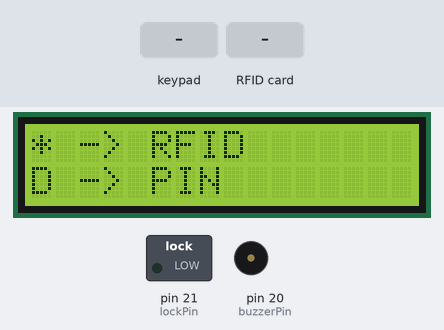
This sketch was run on a simulated Arduino Mega 2560, built with avr-gcc and run on an emulated ATmega2560. On the bench: 16×2 character LCD, switched loads named in the sketch (green lamp = pin HIGH), buzzer (waves = sounding). Inputs (shaded band) come from the test bench. The modem accepts every AT command (registered, SIM ready, sends succeed) and sends nothing else; pins used as bus, display or sensor lines are not drawn.

Above: at 1.5 s.
1.6 s: keypad keys 1 2 3 4 D pressed 0.4 s apart
At 4.0 s:
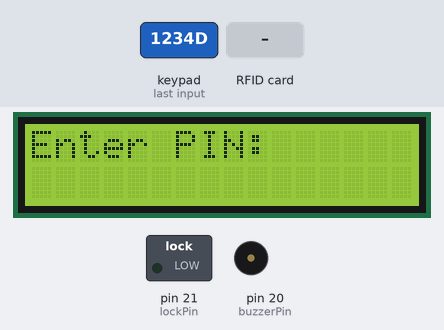
6.6 s: key 'A' pressed
At 6.75 s:
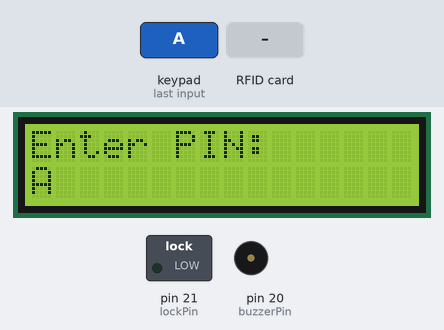
8.4 s: keypad keys 1 2 3 4 * pressed 0.4 s apart
At 9.9 s:
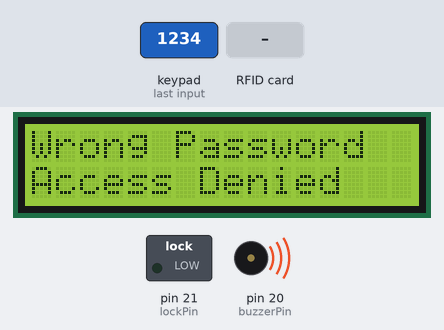
11.9 s: RFID card E2 C5 78 19 held to the reader
At 14.7 s:
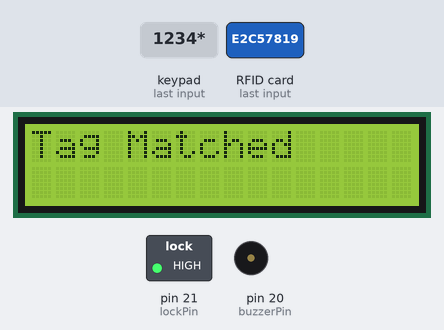
14.9 s: key '*' pressed
17.9 s: RFID card 5E 7A 19 C4 held to the reader
At 19.9 s:
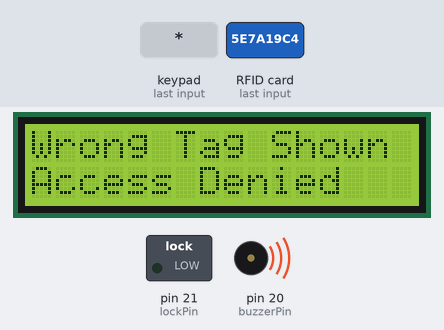
Timing chart, 0 to 21.9 s (numbered marks = the images above; inputs shaded):
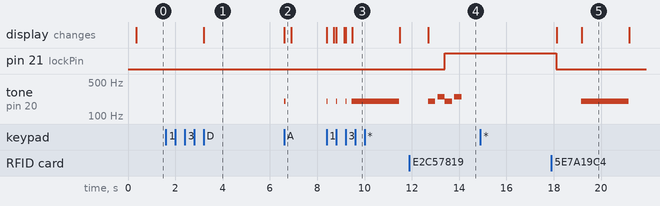

The sketch:

DigitalLocker.ino
```cpp
// Include required libraries
#include <MFRC522.h>
#include <LiquidCrystal.h>
#include <Keypad.h>
#include <SoftwareSerial.h>
#include <SPI.h>

// Create instances
SoftwareSerial SIM(15,14); // SoftwareSerial SIM800c(Tx, Rx)
MFRC522 mfrc522(53,16); // MFRC522 mfrc522(SS_PIN, RST_PIN)
LiquidCrystal lcd(13, 12, 11, 10, 9, 8);

// Initialize Pins for led's, servo and buzzer

constexpr uint8_t lockPin = 21;
constexpr uint8_t buzzerPin = 20;

char initial_password[4] = {'1', '2', '3', '4'};  // Variable to store initial password
String tagUID = "E2 C5 78 19";  // String to store UID of tag. Change it with your tag's UID
char password[4];   // Variable to store users password
boolean RFIDMode;
boolean PwMode;
boolean NormalMode = false; // boolean to change modes
char key_pressed = 0; // Variable to store incoming keys
uint8_t i = 0;  // Variable used for counter

// defining how many rows and columns our keypad have
const byte rows = 4;
const byte columns = 4;

// Keypad pin map
char hexaKeys[rows][columns] = {
  {'1', '2', '3', 'A'},
  {'4', '5', '6', 'B'},
  {'7', '8', '9', 'C'},
  {'*', '0', '#', 'D'}
};

// Initializing pins for keypad
byte row_pins[rows] = {7, 6, 5, 4};
byte column_pins[columns] = {3, 2, 1, 0};

// Create instance for keypad
Keypad keypad_key = Keypad( makeKeymap(hexaKeys), row_pins, column_pins, rows, columns);

void setup() {
  // Arduino Pin configuration
  pinMode(buzzerPin, OUTPUT);
  pinMode(lockPin, OUTPUT);

  lcd.begin(16,2);   // LCD screen
  SPI.begin();      // Init SPI bus
  mfrc522.PCD_Init();   // Init MFRC522
  SIM.begin(9600);   // Arduino communicates with SIM800C GSM shield at a baud rate of 9600

  // AT command to set SIM to SMS mode
  SIM.print("AT+CMGF=1\r");
  delay(100);
  // Set module to send SMS data to serial out upon receipt
  SIM.print("AT+CNMI=2,2,0,0,0\r");
  delay(100);
  lcd.clear(); // Clear LCD screen
    lcd.setCursor(0, 0);
      lcd.print("* -> RFID");
      lcd.setCursor(0, 1);
      lcd.print("D -> PIN");
}

void loop() {

  if (NormalMode == false) {
    receive_message();
    key_pressed = keypad_key.getKey();
    if(key_pressed == '*')
    {RFIDMode = true;
    NormalMode = true;}
    else if(key_pressed == 'D')
    {PwMode = true;
    NormalMode = true;}
  }

  else if (NormalMode == true) {
    // System will first look for mode
    if (RFIDMode == true) {
      // Function to receive message
      receive_message();

      lcd.setCursor(0, 0);
      lcd.print("   Door Lock");
      lcd.setCursor(0, 1);
      lcd.print(" Scan Your Tag ");

      // Look for new cards
      if ( ! mfrc522.PICC_IsNewCardPresent()) {
        return;
      }

      // Select one of the cards
      if ( ! mfrc522.PICC_ReadCardSerial()) {
        return;
      }

      //Reading from the card
      String tag = "";
      for (byte j = 0; j < mfrc522.uid.size; j++)
      {
        tag.concat(String(mfrc522.uid.uidByte[j] < 0x10 ? " 0" : " "));
        tag.concat(String(mfrc522.uid.uidByte[j], HEX));
      }
      tag.toUpperCase();

      //Checking the card
      if (tag.substring(1) == tagUID)
      {
        lcd.clear();
        lcd.print("Tag Matched");
        tone(buzzerPin,200);
        delay(300);
        noTone(buzzerPin);
        delay(100);
        tone(buzzerPin,250);
        delay(300);
        noTone(buzzerPin);
        unlock();
      }

      else
      {
        // If UID of tag is not matched.
        lcd.clear();
        lcd.setCursor(0, 0);
        lcd.print("Wrong Tag Shown");
        lcd.setCursor(0, 1);
        lcd.print("Access Denied");
        tone(buzzerPin,200);
        send_message("Someone Tried with the wrong tag \nType 'close' to halt the system.");
        delay(500);
        noTone(buzzerPin);
        lock();
      }
    }

    if (PwMode == true) {
      lcd.clear();
        lcd.setCursor(0, 0);
        lcd.print("Enter PIN:");
        lcd.setCursor(0, 1);
      key_pressed = keypad_key.getKey(); // Storing keys
      if (key_pressed)
      {
        password[i++] = key_pressed; // Storing in password variable
        lcd.print(key_pressed);
        tone(buzzerPin,200);
        delay(50);
        noTone(buzzerPin);
      }
      if (i == 4) // If 4 keys are completed
      {
        delay(200);
        if (!(strncmp(password, initial_password, 4))) // If password is matched
        {
          i = 0;
          lcd.clear();
          lcd.print("Pass Accepted");
          unlock();
          i=0;
        }
        else    // If password is not matched
        {
          lcd.clear();
          lcd.print("Wrong Password");
          lcd.setCursor(0, 1);
        lcd.print("Access Denied");
          tone(buzzerPin,200);
        send_message("Someone Tried with the wrong PIN \nType 'close' to halt the system.");
        delay(500);
        noTone(buzzerPin);
        lock();
        }
      }
    }
  }
}

// Receiving the message
void receive_message()
{
  char incoming_char = 0; //Variable to save incoming SMS characters
  String incomingData;   // for storing incoming serial data

  if (SIM.available() > 0)
  {
    incomingData = SIM.readString(); // Get the incoming data.
    delay(10);
  }

  // if received command is to open the door
  if (incomingData.indexOf("open") >= 0)
  {
    unlock();
    lock();
  }

  // if received command is to halt the system
  if (incomingData.indexOf("close") >= 0)
  {
    digitalWrite(lockPin, LOW);
    lock();
    send_message("Closed");
  }
  incomingData = "";
}

// Function to send the message
void send_message(String message)
{
  SIM.println("AT+CMGF=1");    //Set the GSM Module in Text Mode
  delay(100);
  SIM.println("AT+CMGS=\"+917746052737\""); // Replace it with your mobile number
  delay(100);
  SIM.println(message);   // The SMS text you want to send
  delay(100);
  SIM.println((char)26);  // ASCII code of CTRL+Z
  delay(100);
  SIM.println();
  delay(1000);
}
void lock()
{
  lcd.clear(); // Clear LCD screen
    lcd.setCursor(0, 0);
      lcd.print("LOCKED");
  lcd.clear(); // Clear LCD screen
    lcd.setCursor(0, 0);
      lcd.print("* -> RFID");
      lcd.setCursor(0, 1);
      lcd.print("D -> PIN");
      RFIDMode = false;
          PwMode = false;
          NormalMode = false;
}
void unlock()
{
          i=0;
          digitalWrite(lockPin, HIGH);
          tone(buzzerPin,200);
        delay(300);
        noTone(buzzerPin);
        delay(100);
        tone(buzzerPin,250);
        delay(300);
        noTone(buzzerPin);
          send_message("Door Opened \nIf it wasn't you, type 'close' to halt the system.");
          delay(2500);
          digitalWrite(lockPin, LOW);
          lcd.clear(); // Clear LCD screen
    lcd.setCursor(0, 0);
      lcd.print("* -> RFID");
      lcd.setCursor(0, 1);
      lcd.print("D -> PIN");
          RFIDMode = false;
          PwMode = false;
          NormalMode = false;
}
```

Measured:
- after the input at 1.6 s, the display: changes after 1.6 s (image 1)
- after the input at 6.6 s, tone on pin 20 (buzzerPin): silent → 200 Hz at once, → silent 0.05 s later; the display: changes at once (image 2)
- after the input at 8.4 s, tone on pin 20 (buzzerPin): plays 200 Hz for 0.05 s, 200 Hz for 0.05 s, 200 Hz for 0.05 s, 200 Hz for 2.0 s, starting at once; the display: first changes at once (image 3 shows a later state)
- after the input at 11.9 s, pin 21 (lockPin): LOW → HIGH after 1.5 s; tone on pin 20 (buzzerPin): plays 200 Hz for 0.30 s, 250 Hz for 0.30 s, 200 Hz for 0.30 s, 250 Hz for 0.30 s, starting after 0.80 s; the display: changes after 0.80 s (image 4)
- after the input at 14.9 s, every drawn part: stays the same
- after the input at 17.9 s, tone on pin 20 (buzzerPin): silent → 200 Hz after 1.3 s, → silent 2.0 s later; the display: first differs from a run without the input after 1.3 s (image 5)
